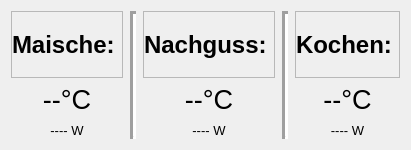
           <widget class="QWidget" name="widget_pots" native="true">
            <property name="sizePolicy">
             <sizepolicy hsizetype="Preferred" vsizetype="Fixed">
              <horstretch>0</horstretch>
              <verstretch>0</verstretch>
             </sizepolicy>
            </property>
            <property name="minimumSize">
             <size>
              <width>0</width>
              <height>150</height>
             </size>
            </property>
            <layout class="QGridLayout" name="gridLayout_5">
             <item row="0" column="2">
              <widget class="QFrame" name="frame_fill">
               <property name="sizePolicy">
                <sizepolicy hsizetype="Preferred" vsizetype="Fixed">
                 <horstretch>0</horstretch>
                 <verstretch>0</verstretch>
                </sizepolicy>
               </property>
               <property name="minimumSize">
                <size>
                 <width>0</width>
                 <height>67</height>
                </size>
               </property>
               <property name="maximumSize">
                <size>
                 <width>16777215</width>
                 <height>67</height>
                </size>
               </property>
               <property name="frameShape">
                <enum>QFrame::StyledPanel</enum>
               </property>
               <property name="frameShadow">
                <enum>QFrame::Raised</enum>
               </property>
               <layout class="QHBoxLayout" name="horizontalLayout_3">
                <property name="spacing">
                 <number>0</number>
                </property>
                <property name="leftMargin">
                 <number>0</number>
                </property>
                <property name="topMargin">
                 <number>0</number>
                </property>
                <property name="rightMargin">
                 <number>0</number>
                </property>
                <property name="bottomMargin">
                 <number>0</number>
                </property>
                <item>
                 <widget class="QLabel" name="lbl_fill">
                  <property name="maximumSize">
                   <size>
                    <width>16777215</width>
                    <height>49</height>
                   </size>
                  </property>
                  <property name="font">
                   <font>
                    <pointsize>18</pointsize>
                    <bold>true</bold>
                   </font>
                  </property>
                  <property name="text">
                   <string>Nachguss:</string>
                  </property>
                 </widget>
                </item>
                <item>
                 <widget class="QLabel" name="lbl_fill_switch">
                  <property name="maximumSize">
                   <size>
                    <width>60</width>
                    <height>65</height>
                   </size>
                  </property>
                  <property name="text">
                   <string/>
                  </property>
                  <property name="pixmap">
                   <pixmap>assets/cook.png</pixmap>
                  </property>
                  <property name="scaledContents">
                   <bool>true</bool>
                  </property>
                 </widget>
                </item>
               </layout>
              </widget>
             </item>
             <item row="1" column="0">
              <widget class="QLabel" name="lbl_temp_mash">
               <property name="maximumSize">
                <size>
                 <width>16777215</width>
                 <height>44</height>
                </size>
               </property>
               <property name="font">
                <font>
                 <pointsize>20</pointsize>
                 <bold>false</bold>
                </font>
               </property>
               <property name="text">
                <string>--°C</string>
               </property>
               <property name="alignment">
                <set>Qt::AlignCenter</set>
               </property>
              </widget>
             </item>
             <item row="1" column="2">
              <widget class="QLabel" name="lbl_temp_fill">
               <property name="maximumSize">
                <size>
                 <width>16777215</width>
                 <height>44</height>
                </size>
               </property>
               <property name="font">
                <font>
                 <pointsize>20</pointsize>
                 <bold>false</bold>
                </font>
               </property>
               <property name="text">
                <string>--°C</string>
               </property>
               <property name="alignment">
                <set>Qt::AlignCenter</set>
               </property>
              </widget>
             </item>
             <item row="1" column="4">
              <widget class="QLabel" name="lbl_temp_cook">
               <property name="maximumSize">
                <size>
                 <width>16777215</width>
                 <height>44</height>
                </size>
               </property>
               <property name="font">
                <font>
                 <pointsize>20</pointsize>
                 <bold>false</bold>
                </font>
               </property>
               <property name="text">
                <string>--°C</string>
               </property>
               <property name="alignment">
                <set>Qt::AlignCenter</set>
               </property>
              </widget>
             </item>
             <item row="0" column="0">
              <widget class="QFrame" name="frame_mash">
               <property name="sizePolicy">
                <sizepolicy hsizetype="Preferred" vsizetype="Fixed">
                 <horstretch>0</horstretch>
                 <verstretch>0</verstretch>
                </sizepolicy>
               </property>
               <property name="minimumSize">
                <size>
                 <width>0</width>
                 <height>67</height>
                </size>
               </property>
               <property name="maximumSize">
                <size>
                 <width>16777215</width>
                 <height>67</height>
                </size>
               </property>
               <property name="frameShape">
                <enum>QFrame::StyledPanel</enum>
               </property>
               <property name="frameShadow">
                <enum>QFrame::Raised</enum>
               </property>
               <layout class="QHBoxLayout" name="horizontalLayout_2">
                <property name="spacing">
                 <number>0</number>
                </property>
                <property name="leftMargin">
                 <number>0</number>
                </property>
                <property name="topMargin">
                 <number>0</number>
                </property>
                <property name="rightMargin">
                 <number>0</number>
                </property>
                <property name="bottomMargin">
                 <number>0</number>
                </property>
                <item>
                 <widget class="QLabel" name="lbl_mash">
                  <property name="maximumSize">
                   <size>
                    <width>16777215</width>
                    <height>49</height>
                   </size>
                  </property>
                  <property name="font">
                   <font>
                    <pointsize>18</pointsize>
                    <bold>true</bold>
                   </font>
                  </property>
                  <property name="text">
                   <string>Maische:</string>
                  </property>
                 </widget>
                </item>
                <item>
                 <widget class="QLabel" name="lbl_mash_switch">
                  <property name="maximumSize">
                   <size>
                    <width>60</width>
                    <height>65</height>
                   </size>
                  </property>
                  <property name="text">
                   <string/>
                  </property>
                  <property name="pixmap">
                   <pixmap>assets/cook.png</pixmap>
                  </property>
                  <property name="scaledContents">
                   <bool>true</bool>
                  </property>
                 </widget>
                </item>
               </layout>
              </widget>
             </item>
             <item row="0" column="4">
              <widget class="QFrame" name="frame_cook">
               <property name="sizePolicy">
                <sizepolicy hsizetype="Preferred" vsizetype="Fixed">
                 <horstretch>0</horstretch>
                 <verstretch>0</verstretch>
                </sizepolicy>
               </property>
               <property name="minimumSize">
                <size>
                 <width>0</width>
                 <height>67</height>
                </size>
               </property>
               <property name="maximumSize">
                <size>
                 <width>16777215</width>
                 <height>67</height>
                </size>
               </property>
               <property name="frameShape">
                <enum>QFrame::StyledPanel</enum>
               </property>
               <property name="frameShadow">
                <enum>QFrame::Raised</enum>
               </property>
               <layout class="QHBoxLayout" name="horizontalLayout_4">
                <property name="spacing">
                 <number>0</number>
                </property>
                <property name="leftMargin">
                 <number>0</number>
                </property>
                <property name="topMargin">
                 <number>0</number>
                </property>
                <property name="rightMargin">
                 <number>0</number>
                </property>
                <property name="bottomMargin">
                 <number>0</number>
                </property>
                <item>
                 <widget class="QLabel" name="lbl_cook">
                  <property name="maximumSize">
                   <size>
                    <width>16777215</width>
                    <height>49</height>
                   </size>
                  </property>
                  <property name="font">
                   <font>
                    <pointsize>18</pointsize>
                    <bold>true</bold>
                   </font>
                  </property>
                  <property name="text">
                   <string>Kochen:</string>
                  </property>
                 </widget>
                </item>
                <item>
                 <widget class="QLabel" name="lbl_cook_switch">
                  <property name="maximumSize">
                   <size>
                    <width>60</width>
                    <height>65</height>
                   </size>
                  </property>
                  <property name="text">
                   <string/>
                  </property>
                  <property name="pixmap">
                   <pixmap>assets/cook.png</pixmap>
                  </property>
                  <property name="scaledContents">
                   <bool>true</bool>
                  </property>
                 </widget>
                </item>
               </layout>
              </widget>
             </item>
             <item row="2" column="4">
              <widget class="QLabel" name="lbl_heat_w_cook">
               <property name="maximumSize">
                <size>
                 <width>16777215</width>
                 <height>30</height>
                </size>
               </property>
               <property name="font">
                <font>
                 <pointsize>10</pointsize>
                 <bold>false</bold>
                </font>
               </property>
               <property name="text">
                <string>---- W</string>
               </property>
               <property name="alignment">
                <set>Qt::AlignCenter</set>
               </property>
              </widget>
             </item>
             <item row="2" column="2">
              <widget class="QLabel" name="lbl_heat_w_fill">
               <property name="maximumSize">
                <size>
                 <width>16777215</width>
                 <height>30</height>
                </size>
               </property>
               <property name="font">
                <font>
                 <pointsize>10</pointsize>
                 <bold>false</bold>
                </font>
               </property>
               <property name="text">
                <string>---- W</string>
               </property>
               <property name="alignment">
                <set>Qt::AlignCenter</set>
               </property>
              </widget>
             </item>
             <item row="2" column="0">
              <widget class="QLabel" name="lbl_heat_w_mash">
               <property name="maximumSize">
                <size>
                 <width>16777215</width>
                 <height>30</height>
                </size>
               </property>
               <property name="font">
                <font>
                 <pointsize>10</pointsize>
                 <bold>false</bold>
                </font>
               </property>
               <property name="text">
                <string>---- W</string>
               </property>
               <property name="alignment">
                <set>Qt::AlignCenter</set>
               </property>
              </widget>
             </item>
             <item row="0" column="1" rowspan="3">
              <widget class="Line" name="li1_mash_fill">
               <property name="minimumSize">
                <size>
                 <width>8</width>
                 <height>0</height>
                </size>
               </property>
               <property name="lineWidth">
                <number>3</number>
               </property>
               <property name="orientation">
                <enum>Qt::Vertical</enum>
               </property>
              </widget>
             </item>
             <item row="0" column="3" rowspan="3">
              <widget class="Line" name="li1_fill_cook">
               <property name="minimumSize">
                <size>
                 <width>8</width>
                 <height>0</height>
                </size>
               </property>
               <property name="lineWidth">
                <number>3</number>
               </property>
               <property name="orientation">
                <enum>Qt::Vertical</enum>
               </property>
              </widget>
             </item>
            </layout>
           </widget>
